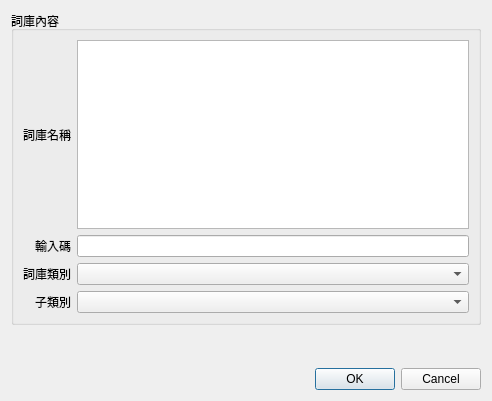
<?xml version="1.0" encoding="UTF-8"?>
<ui version="4.0">
 <class>Dialog_add_diagnostic_dict</class>
 <widget class="QDialog" name="Dialog_add_diagnostic_dict">
  <property name="windowModality">
   <enum>Qt::NonModal</enum>
  </property>
  <property name="geometry">
   <rect>
    <x>0</x>
    <y>0</y>
    <width>492</width>
    <height>401</height>
   </rect>
  </property>
  <property name="sizePolicy">
   <sizepolicy hsizetype="Preferred" vsizetype="Preferred">
    <horstretch>0</horstretch>
    <verstretch>0</verstretch>
   </sizepolicy>
  </property>
  <property name="windowTitle">
   <string>新增詞庫</string>
  </property>
  <property name="modal">
   <bool>false</bool>
  </property>
  <layout class="QGridLayout" name="gridLayout_2">
   <item row="2" column="0">
    <widget class="QDialogButtonBox" name="buttonBox">
     <property name="orientation">
      <enum>Qt::Horizontal</enum>
     </property>
     <property name="standardButtons">
      <set>QDialogButtonBox::Cancel|QDialogButtonBox::Ok</set>
     </property>
     <property name="centerButtons">
      <bool>false</bool>
     </property>
    </widget>
   </item>
   <item row="1" column="0">
    <spacer name="verticalSpacer">
     <property name="orientation">
      <enum>Qt::Vertical</enum>
     </property>
     <property name="sizeHint" stdset="0">
      <size>
       <width>20</width>
       <height>40</height>
      </size>
     </property>
    </spacer>
   </item>
   <item row="0" column="0">
    <widget class="QGroupBox" name="groupBox">
     <property name="title">
      <string>詞庫內容</string>
     </property>
     <property name="flat">
      <bool>true</bool>
     </property>
     <layout class="QGridLayout" name="gridLayout">
      <item row="3" column="0">
       <widget class="QLabel" name="label_4">
        <property name="text">
         <string>子類別</string>
        </property>
        <property name="alignment">
         <set>Qt::AlignRight|Qt::AlignTrailing|Qt::AlignVCenter</set>
        </property>
       </widget>
      </item>
      <item row="3" column="1">
       <widget class="QComboBox" name="comboBox_sub_groups">
        <property name="editable">
         <bool>false</bool>
        </property>
       </widget>
      </item>
      <item row="2" column="0">
       <widget class="QLabel" name="label_5">
        <property name="text">
         <string>詞庫類別</string>
        </property>
        <property name="alignment">
         <set>Qt::AlignRight|Qt::AlignTrailing|Qt::AlignVCenter</set>
        </property>
       </widget>
      </item>
      <item row="2" column="1">
       <widget class="QComboBox" name="comboBox_groups_type"/>
      </item>
      <item row="1" column="0">
       <widget class="QLabel" name="label">
        <property name="text">
         <string>輸入碼</string>
        </property>
        <property name="alignment">
         <set>Qt::AlignRight|Qt::AlignTrailing|Qt::AlignVCenter</set>
        </property>
       </widget>
      </item>
      <item row="1" column="1">
       <widget class="QLineEdit" name="lineEdit_input_code"/>
      </item>
      <item row="0" column="0">
       <widget class="QLabel" name="label_8">
        <property name="text">
         <string>詞庫名稱</string>
        </property>
        <property name="alignment">
         <set>Qt::AlignRight|Qt::AlignTrailing|Qt::AlignVCenter</set>
        </property>
       </widget>
      </item>
      <item row="0" column="1">
       <widget class="QTextEdit" name="textEdit_dict_name"/>
      </item>
     </layout>
    </widget>
   </item>
  </layout>
 </widget>
 <tabstops>
  <tabstop>lineEdit_input_code</tabstop>
  <tabstop>comboBox_groups_type</tabstop>
  <tabstop>comboBox_sub_groups</tabstop>
 </tabstops>
 <resources/>
 <connections>
  <connection>
   <sender>buttonBox</sender>
   <signal>accepted()</signal>
   <receiver>Dialog_add_diagnostic_dict</receiver>
   <slot>accept()</slot>
   <hints>
    <hint type="sourcelabel">
     <x>248</x>
     <y>254</y>
    </hint>
    <hint type="destinationlabel">
     <x>157</x>
     <y>274</y>
    </hint>
   </hints>
  </connection>
  <connection>
   <sender>buttonBox</sender>
   <signal>rejected()</signal>
   <receiver>Dialog_add_diagnostic_dict</receiver>
   <slot>reject()</slot>
   <hints>
    <hint type="sourcelabel">
     <x>316</x>
     <y>260</y>
    </hint>
    <hint type="destinationlabel">
     <x>286</x>
     <y>274</y>
    </hint>
   </hints>
  </connection>
 </connections>
</ui>
